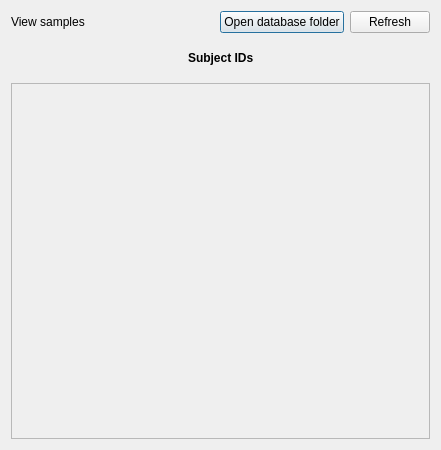
<?xml version="1.0" encoding="UTF-8"?>
<ui version="4.0">
 <class>ViewSamplesDialog</class>
 <widget class="QDialog" name="ViewSamplesDialog">
  <property name="geometry">
   <rect>
    <x>0</x>
    <y>0</y>
    <width>441</width>
    <height>450</height>
   </rect>
  </property>
  <property name="windowTitle">
   <string>View Samples</string>
  </property>
  <layout class="QVBoxLayout" name="verticalLayout">
   <item>
    <widget class="QWidget" name="widget" native="true">
     <layout class="QHBoxLayout" name="horizontalLayout">
      <property name="leftMargin">
       <number>0</number>
      </property>
      <property name="topMargin">
       <number>0</number>
      </property>
      <property name="rightMargin">
       <number>0</number>
      </property>
      <item>
       <widget class="QLabel" name="label">
        <property name="text">
         <string>View samples</string>
        </property>
       </widget>
      </item>
      <item>
       <spacer name="horizontalSpacer">
        <property name="orientation">
         <enum>Qt::Orientation::Horizontal</enum>
        </property>
        <property name="sizeHint" stdset="0">
         <size>
          <width>40</width>
          <height>20</height>
         </size>
        </property>
       </spacer>
      </item>
      <item>
       <widget class="QPushButton" name="open_db_button">
        <property name="toolTip">
         <string>&lt;html&gt;&lt;head/&gt;&lt;body&gt;&lt;p&gt;Open the database folder in explorer&lt;/p&gt;&lt;/body&gt;&lt;/html&gt;</string>
        </property>
        <property name="text">
         <string>Open database folder</string>
        </property>
       </widget>
      </item>
      <item>
       <widget class="QPushButton" name="refresh_button">
        <property name="toolTip">
         <string>&lt;html&gt;&lt;head/&gt;&lt;body&gt;&lt;p&gt;Refresh the list of samples&lt;/p&gt;&lt;/body&gt;&lt;/html&gt;</string>
        </property>
        <property name="text">
         <string>Refresh</string>
        </property>
       </widget>
      </item>
     </layout>
    </widget>
   </item>
   <item>
    <widget class="QWidget" name="widget_2" native="true">
     <property name="font">
      <font>
       <bold>true</bold>
      </font>
     </property>
     <layout class="QHBoxLayout" name="horizontalLayout_2">
      <property name="topMargin">
       <number>0</number>
      </property>
      <item>
       <spacer name="horizontalSpacer_2">
        <property name="orientation">
         <enum>Qt::Orientation::Horizontal</enum>
        </property>
        <property name="sizeHint" stdset="0">
         <size>
          <width>40</width>
          <height>20</height>
         </size>
        </property>
       </spacer>
      </item>
      <item>
       <widget class="QLabel" name="label_2">
        <property name="text">
         <string>Subject IDs</string>
        </property>
       </widget>
      </item>
      <item>
       <spacer name="horizontalSpacer_3">
        <property name="orientation">
         <enum>Qt::Orientation::Horizontal</enum>
        </property>
        <property name="sizeHint" stdset="0">
         <size>
          <width>40</width>
          <height>20</height>
         </size>
        </property>
       </spacer>
      </item>
     </layout>
    </widget>
   </item>
   <item>
    <widget class="QScrollArea" name="scrollArea">
     <property name="widgetResizable">
      <bool>true</bool>
     </property>
     <widget class="QWidget" name="ids_contents">
      <property name="geometry">
       <rect>
        <x>0</x>
        <y>0</y>
        <width>421</width>
        <height>356</height>
       </rect>
      </property>
      <layout class="QVBoxLayout" name="ids_layout">
       <property name="spacing">
        <number>2</number>
       </property>
      </layout>
     </widget>
    </widget>
   </item>
  </layout>
 </widget>
 <resources/>
 <connections/>
</ui>
